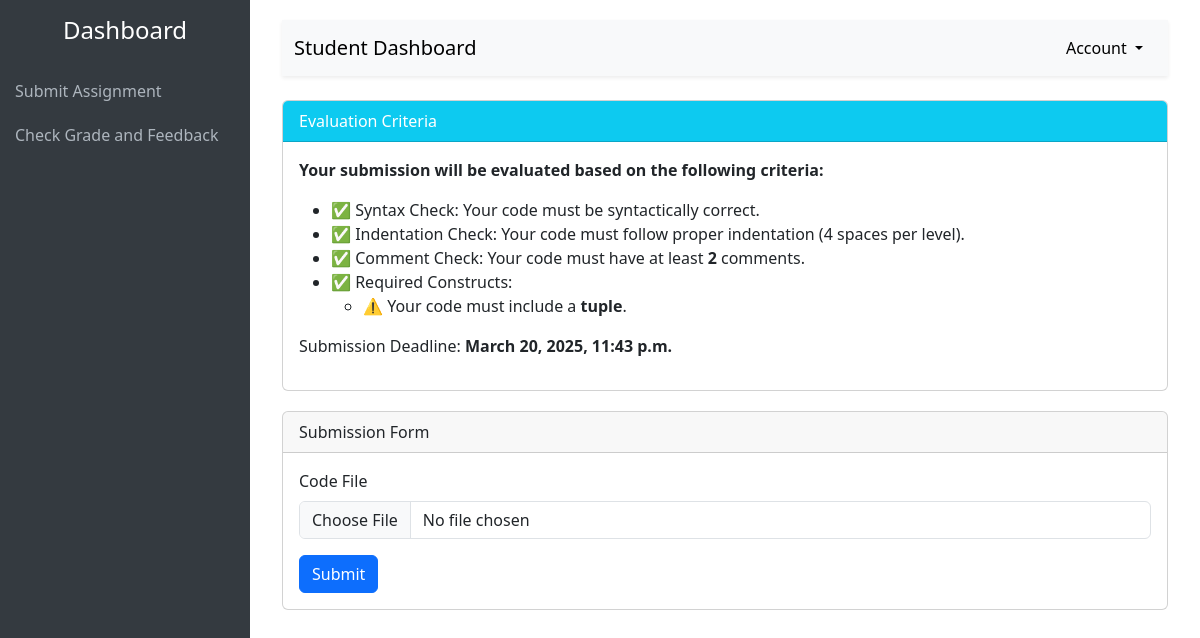
The page /submit-assignment/ on the database as committed earlier.
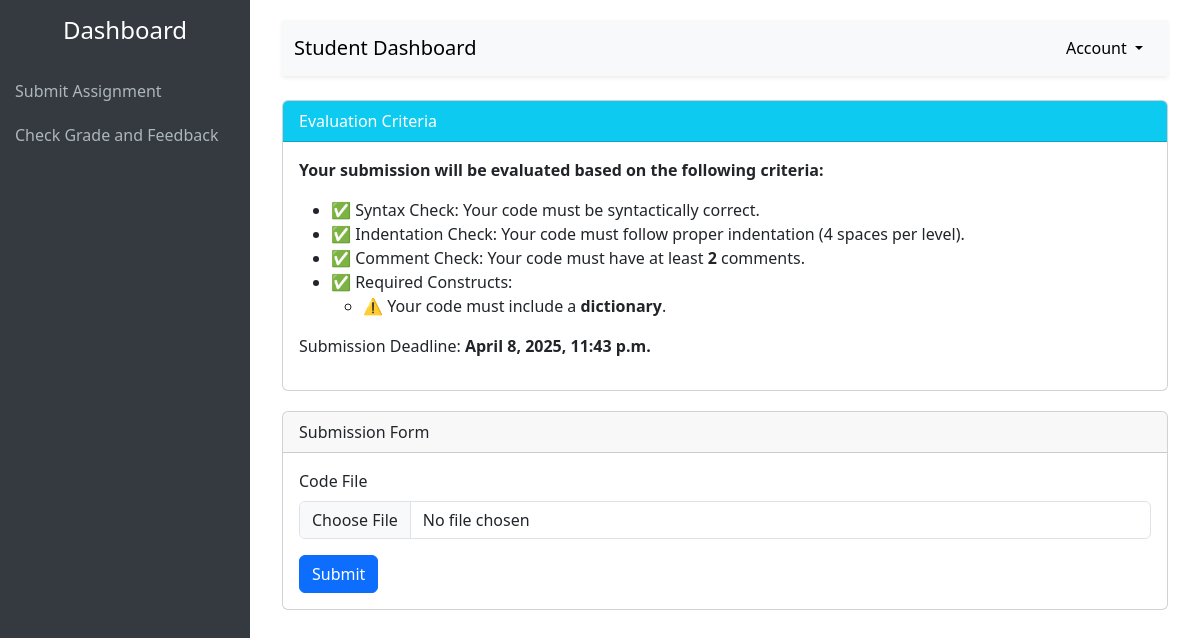
The same page on the database as committed later.
### sorting_feedback/models.py (models this page shows, shortened)
class EvaluationCriteria(models.Model):
    title = models.CharField(max_length=255)
    check_syntax = models.BooleanField(default=True, help_text="Check for syntactic accuracy.")
    check_indentation = models.BooleanField(default=True, help_text="Check for correct indentation.")
    check_comments = models.BooleanField(default=True, help_text="Check for good comments.")
    min_comments = models.PositiveIntegerField(default=1, help_text="Minimum required comments in the code.")
    required_constructs = models.JSONField(default=list, help_text='List of required constructs (e.g., ["while loop", "function"]).')
    submission_deadline = models.DateTimeField(null=True, blank=True)
    created_by = models.ForeignKey(User, on_delete=models.CASCADE)
    last_updated = models.DateTimeField(auto_now=True)

### accounts/views.py (the view)
# urls.py: path('submit-assignment/', views.submit_assignment, name='submit_assignment'),
def submit_assignment(request):
    criteria = EvaluationCriteria.objects.order_by('-last_updated').first()
    return render(request, 'dashboard-submit-assignment.html', {
        'criteria': criteria
    })

### templates/dashboard-submit-assignment.html (shortened to what this page needs)
<!DOCTYPE html>
<html lang="en">
<head>
    <link href="https://cdn.jsdelivr.net/npm/bootstrap@5.3.0-alpha1/dist/css/bootstrap.min.css" rel="stylesheet">
</head>
<body>
<div class="sidebar">
    <h4 class="text-center py-3">Dashboard</h4>
    <a href="{% url 'submit_assignment' %}">Submit Assignment</a>
    <a href="{% url 'student_submitted_assignment' %}">Check Grade and Feedback</a>
</div>
<div class="main-content">
    <div class="container-fluid">
        <nav class="navbar navbar-expand-lg navbar-light bg-light shadow-sm">
            <div class="container-fluid">
                <a class="navbar-brand student-dashboard" href="#">Student Dashboard</a>
                <div class="dropdown ms-auto">
                    <button class="btn btn-light dropdown-toggle" type="button" id="userMenu" data-bs-toggle="dropdown" aria-expanded="false">
                         Account
                    </button>
                </div>
            </div>
        </nav>
        <div class="row mt-4">
            <div class="col-12">
                <div class="card">
                    <div class="card-header bg-info text-white">Evaluation Criteria</div>
                    <div class="card-body">
                        {% if criteria %}
                            <p><strong>Your submission will be evaluated based on the following criteria:</strong></p>
                            <ul>
                                {% if criteria.check_syntax %} <li>✅ Syntax Check: Your code must be syntactically correct.</li> {% endif %}
                                {% if criteria.check_indentation %} <li>✅ Indentation Check: Your code must follow proper indentation (4 spaces per level).</li> {% endif %}
                                {% if criteria.check_comments %} <li>✅ Comment Check: Your code must have at least <strong>{{ criteria.min_comments }}</strong> comments.</li> {% endif %}
                                {% if criteria.required_constructs %}
                                    <li>✅ Required Constructs:
                                        <ul>
                                            {% for construct in criteria.required_constructs %}
                                                <li>⚠️ Your code must include a <strong>{{ construct }}</strong>.</li>
                                            {% endfor %}
                                        </ul>
                                    </li>
                                {% endif %}
                            </ul>
                            <p>Submission Deadline: <strong>{{ criteria.submission_deadline }}</strong></p>
                        {% else %}
                            <p class="text-danger">⚠️ No evaluation criteria set by the tutor.</p>
                        {% endif %}
                    </div>
                </div>
            </div>
            <div class="col-12">
                <div class="card">
                    <div class="card-header">Submission Form</div>
                    <div class="card-body">
                        <form method="POST" action="{% url 'submit_code' %}" enctype="multipart/form-data">
                            <div class="mb-3">
                                <label for="submission_code" class="form-label">Code File</label>
                                <input type="file" class="form-control" id="submission_file" name="submission_file" accept=".py,.txt" required>
                            </div>
                            <button type="submit" class="btn btn-primary">Submit</button>
                        </form>
                    </div>
                </div>
            </div>
        </div>
    </div>
</div>
</body>
</html>

Rows that differ between the two databases and show on the page:
changed EvaluationCriteria: title "tuple" → "dictionary"; submission_deadline "March 20, 2025, 11:43 p.m." → "April 8, 2025, 11:43 p.m."
